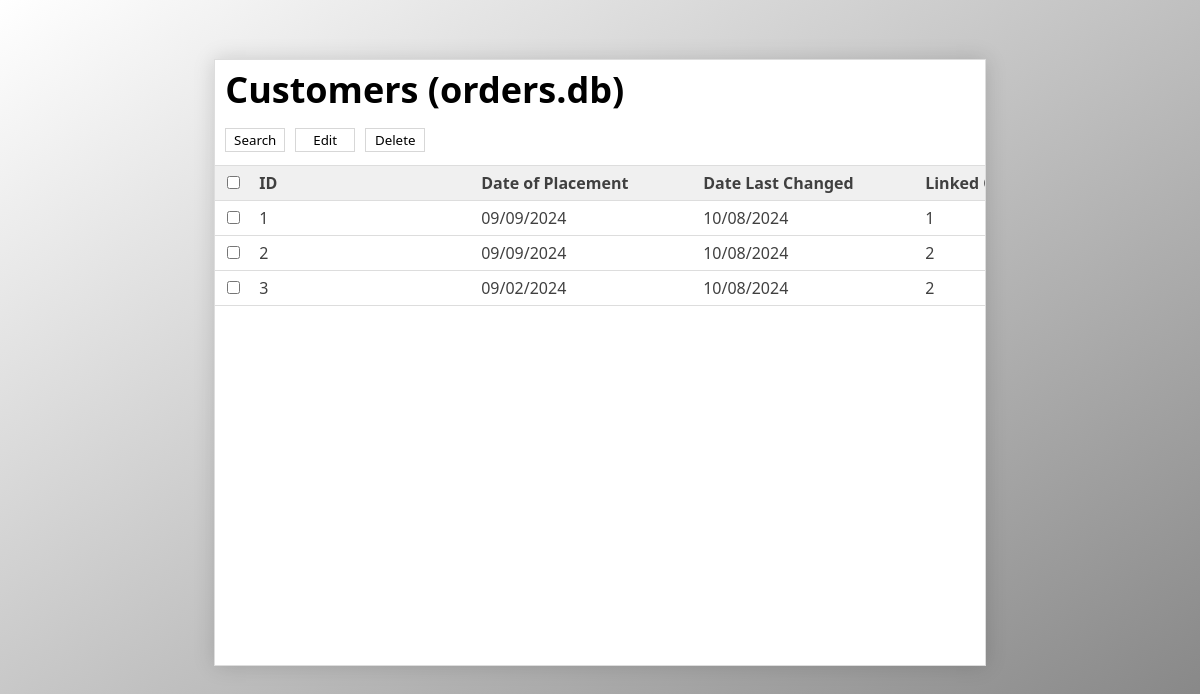
/order_table, run on an earlier commit of the app's database.
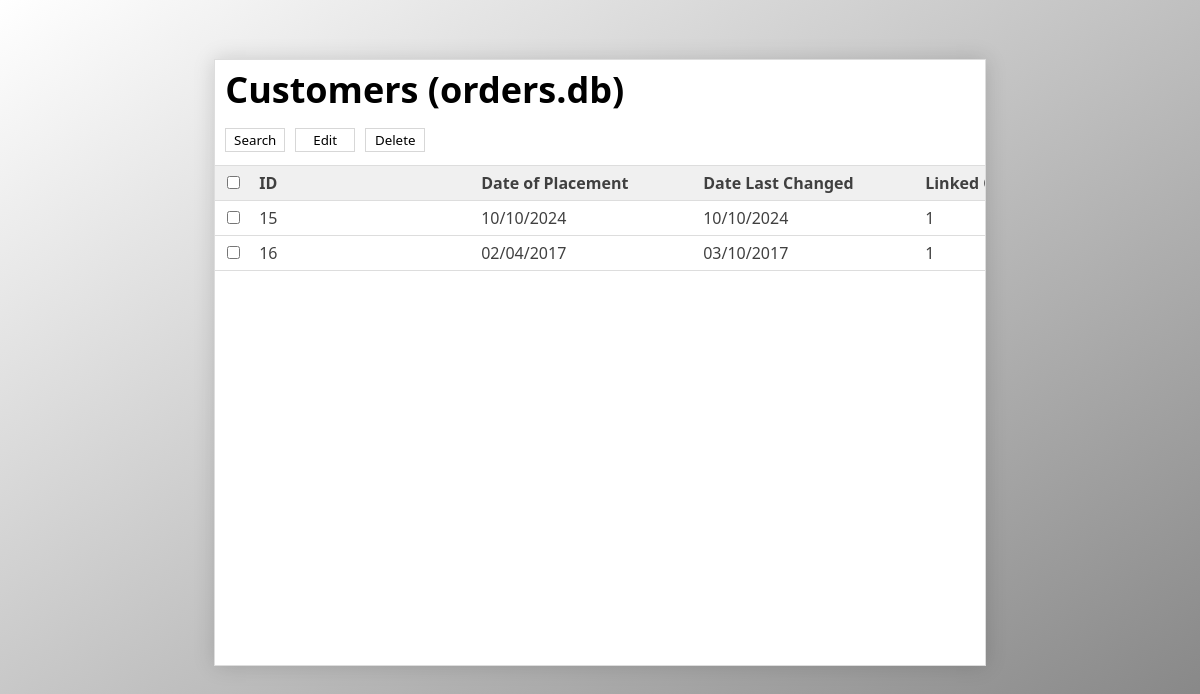
And on a later commit of the database.
### tables this page shows
CREATE TABLE Orders (orderid INTEGER PRIMARY KEY AUTOINCREMENT, orderplaced TEXT, orderlastchanged TEXT, customerid INTEGER, orderlocation TEXT, orderstatus INTEGER, FOREIGN KEY(customerid) REFERENCES Customers(customerid));

### Server.py (the view)
@app.get("/order_table")
def order_table():
    database = Data(database_path)
    rows = database.getAllOrders()
    return render_template(
        "web/table.html",
        columns = columns_order,
        rows = rows,
        type = "order"
    )

### Data.py (called while the page is built)
    def getAllOrders(self):
        sql = "SELECT * FROM Orders;"
        self.cursor.execute(sql)
        return [OrderObject(o) for o in self.cursor.fetchall() if o != None]

### templates/web/table.html (shortened to what this page needs)
<!DOCTYPE html>
<head>
    <link rel = "stylesheet" href = "static/stylesheets/table.css"/>
    <link rel = "stylesheet" href = "https://cdnjs.cloudflare.com/ajax/libs/font-awesome/4.7.0/css/font-awesome.min.css">
</head>
<body>
    <div id = "main-div">
        <div id = "title-div">
            <b>Customers (orders.db)</b>
        </div>
        <div id = "action-div">
            <button type = "button" id = "search-button" class = "action-buttons" onclick = "toggleSearchRow()">Search</button>
            <button type = "button" id = "edit-button" class = "action-buttons" onclick = "">Edit</button>
            <button type = "button" id = "delete-button" class = "action-buttons" onclick = "">Delete</button>
        </div>
        <div id = "table-wrapper">
            <table id = "table">
                <thead>
                    <form action = "/" method = "POST" onsubmit = "false">
                        <tr>
                            <th>
                                <input type = "checkbox" class = "checkmark" onclick = "toggleCheckboxes(this)"/>
                            </th>
                            {% for column in columns.values() %}
                            <th>
                                {{ column }}
                            </th>
                            {% endfor %}
                        </tr>
                    </form>
                </thead>
                <tbody>
                    {% for row in rows %}
                    <tr>
                        <td>
                            <input type = "checkbox" class = "checkmark"/>
                        </td>
                        {% if type == "customer" %}
                            <td>{{row.id}}</td>
                            <td>{{row.firstname}}</td>
                            <td>{{row.lastname}}</td>
                            <td>{{row.company}}</td>
                            <td>{{row.email}}</td>
                            <td>{{row.phone}}</td>
                        {% elif type == "order" %}
                            <td>{{row.id}}</td>
                            <td>{{row.placed}}</td>
                            <td>{{row.lastchanged}}</td>
                            <td>{{row.customerid}}</td>
                        {% elif type == "reminder" %}
                            <td>{{row.id}}</td>
                            <td>{{row.date}}</td>
                            <td>{{row.orderid}}</td>
                        {% endif %}
                    </tr>
                    {% endfor %}
                </tbody>
            </table>
        </div>
    </div>
</body>

### static/stylesheets/table.css (style rules this page uses)
* { font-family: 'Segoe UI', Tahoma, Geneva, Verdana, sans-serif; }
body { background-image: linear-gradient(to bottom right, white, grey); }
#table { border-collapse: collapse; width: 100%; }
#table-wrapper { height: 500px; overflow: auto; overflow-y: scroll; }
#action-div { height: 50px; display: flex; align-items: center; }
#title-div { height: 50px; font-size: 36px; align-items: center; padding-left: 10px; padding-top: 5px; }
.action-buttons { cursor: pointer; width: 100px; height: 24px; transition-duration: .25s; border: 1px solid #d7d7d7; background-color: white; margin-left: 10px; }
#search-button { width: 60px; }
#edit-button { width: 60px; }
#delete-button { width: 60px; }
#main-div { margin-top: 5%; margin-left: auto; margin-right: auto; width: 65%; box-shadow: 0 0 20px rgba(0, 0, 0, 0.15); border: 1px solid #dddddd; background-color: white; }
#table td, th { text-align: left; padding-top: 6px; padding-bottom: 6px; padding-left: 8px; padding-right: 8px; color: #404040; }
#table tbody tr { border-bottom: 1px solid #dddddd; border-top: 1px solid #dddddd; }
#table thead { background-color: #f0f0f0; position: sticky; top: 0; }
#table thead tr { border-top: 1px solid #dddddd; }
.checkmark { cursor: pointer; }

What changed in the data, as far as the page shows it:
removed Orders: id "1", placed "09/09/2024", lastchanged "10/08/2024", customerid "1"
removed Orders: id "2", placed "09/09/2024", lastchanged "10/08/2024", customerid "2"
removed Orders: id "3", placed "09/02/2024", lastchanged "10/08/2024", customerid "2"
added Orders: id "15", placed "10/10/2024", lastchanged "10/10/2024", customerid "1"
added Orders: id "16", placed "02/04/2017", lastchanged "03/10/2017", customerid "1"
